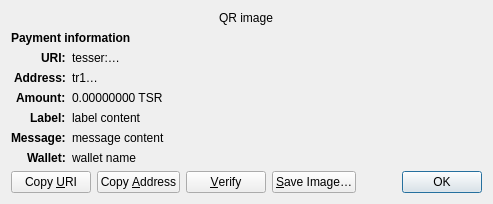
<?xml version="1.0" encoding="UTF-8"?>
<ui version="4.0">
 <class>ReceiveRequestDialog</class>
 <widget class="QDialog" name="ReceiveRequestDialog">
  <property name="geometry">
   <rect>
    <x>0</x>
    <y>0</y>
    <width>413</width>
    <height>229</height>
   </rect>
  </property>
  <property name="windowTitle">
   <string>Request payment to …</string>
  </property>
  <layout class="QGridLayout" name="gridLayout" columnstretch="0,1">
   <property name="sizeConstraint">
    <enum>QLayout::SetFixedSize</enum>
   </property>
   <item row="0" column="0" colspan="2" alignment="Qt::AlignHCenter">
    <widget class="QRImageWidget" name="qr_code">
     <property name="text">
      <string notr="true">QR image</string>
     </property>
     <property name="textInteractionFlags">
      <set>Qt::NoTextInteraction</set>
     </property>
    </widget>
   </item>
   <item row="1" column="0" colspan="2">
    <widget class="QLabel" name="payment_header">
     <property name="font">
      <font>
       <weight>75</weight>
       <bold>true</bold>
      </font>
     </property>
     <property name="text">
      <string>Payment information</string>
     </property>
     <property name="textInteractionFlags">
      <set>Qt::NoTextInteraction</set>
     </property>
    </widget>
   </item>
   <item row="2" column="0" alignment="Qt::AlignRight|Qt::AlignTop">
    <widget class="QLabel" name="uri_tag">
     <property name="font">
      <font>
       <weight>75</weight>
       <bold>true</bold>
      </font>
     </property>
     <property name="text">
      <string notr="true">URI:</string>
     </property>
     <property name="textFormat">
      <enum>Qt::PlainText</enum>
     </property>
     <property name="textInteractionFlags">
      <set>Qt::NoTextInteraction</set>
     </property>
    </widget>
   </item>
   <item row="2" column="1" alignment="Qt::AlignTop">
    <widget class="QLabel" name="uri_content">
     <property name="text">
      <string notr="true">tesser:…</string>
     </property>
     <property name="textFormat">
      <enum>Qt::RichText</enum>
     </property>
     <property name="wordWrap">
      <bool>true</bool>
     </property>
     <property name="textInteractionFlags">
      <set>Qt::TextSelectableByMouse</set>
     </property>
    </widget>
   </item>
   <item row="3" column="0" alignment="Qt::AlignRight|Qt::AlignTop">
    <widget class="QLabel" name="address_tag">
     <property name="font">
      <font>
       <weight>75</weight>
       <bold>true</bold>
      </font>
     </property>
     <property name="text">
      <string>Address:</string>
     </property>
     <property name="textInteractionFlags">
      <set>Qt::NoTextInteraction</set>
     </property>
    </widget>
   </item>
   <item row="3" column="1" alignment="Qt::AlignTop">
    <widget class="QLabel" name="address_content">
     <property name="text">
      <string notr="true">tr1…</string>
     </property>
     <property name="textFormat">
      <enum>Qt::PlainText</enum>
     </property>
     <property name="textInteractionFlags">
      <set>Qt::TextSelectableByMouse</set>
     </property>
    </widget>
   </item>
   <item row="4" column="0" alignment="Qt::AlignRight|Qt::AlignTop">
    <widget class="QLabel" name="amount_tag">
     <property name="font">
      <font>
       <weight>75</weight>
       <bold>true</bold>
      </font>
     </property>
     <property name="text">
      <string>Amount:</string>
     </property>
     <property name="textInteractionFlags">
      <set>Qt::NoTextInteraction</set>
     </property>
    </widget>
   </item>
   <item row="4" column="1" alignment="Qt::AlignTop">
    <widget class="QLabel" name="amount_content">
     <property name="text">
      <string notr="true">0.00000000 TSR</string>
     </property>
     <property name="textFormat">
      <enum>Qt::PlainText</enum>
     </property>
     <property name="textInteractionFlags">
      <set>Qt::TextSelectableByMouse</set>
     </property>
    </widget>
   </item>
   <item row="5" column="0" alignment="Qt::AlignRight|Qt::AlignTop">
    <widget class="QLabel" name="label_tag">
     <property name="font">
      <font>
       <weight>75</weight>
       <bold>true</bold>
      </font>
     </property>
     <property name="text">
      <string>Label:</string>
     </property>
     <property name="textInteractionFlags">
      <set>Qt::NoTextInteraction</set>
     </property>
    </widget>
   </item>
   <item row="5" column="1" alignment="Qt::AlignTop">
    <widget class="QLabel" name="label_content">
     <property name="text">
      <string notr="true">label content</string>
     </property>
     <property name="textFormat">
      <enum>Qt::PlainText</enum>
     </property>
     <property name="wordWrap">
      <bool>true</bool>
     </property>
     <property name="textInteractionFlags">
      <set>Qt::TextSelectableByMouse</set>
     </property>
    </widget>
   </item>
   <item row="6" column="0" alignment="Qt::AlignRight|Qt::AlignTop">
    <widget class="QLabel" name="message_tag">
     <property name="font">
      <font>
       <weight>75</weight>
       <bold>true</bold>
      </font>
     </property>
     <property name="text">
      <string>Message:</string>
     </property>
     <property name="textInteractionFlags">
      <set>Qt::NoTextInteraction</set>
     </property>
    </widget>
   </item>
   <item row="6" column="1" alignment="Qt::AlignTop">
    <widget class="QLabel" name="message_content">
     <property name="text">
      <string notr="true">message content</string>
     </property>
     <property name="textFormat">
      <enum>Qt::PlainText</enum>
     </property>
     <property name="wordWrap">
      <bool>true</bool>
     </property>
     <property name="textInteractionFlags">
      <set>Qt::TextSelectableByMouse</set>
     </property>
    </widget>
   </item>
   <item row="7" column="0" alignment="Qt::AlignRight|Qt::AlignTop">
    <widget class="QLabel" name="wallet_tag">
     <property name="font">
      <font>
       <weight>75</weight>
       <bold>true</bold>
      </font>
     </property>
     <property name="text">
      <string>Wallet:</string>
     </property>
     <property name="textInteractionFlags">
      <set>Qt::NoTextInteraction</set>
     </property>
    </widget>
   </item>
   <item row="7" column="1" alignment="Qt::AlignTop">
    <widget class="QLabel" name="wallet_content">
     <property name="text">
      <string notr="true">wallet name</string>
     </property>
     <property name="textFormat">
      <enum>Qt::PlainText</enum>
     </property>
     <property name="wordWrap">
      <bool>true</bool>
     </property>
     <property name="textInteractionFlags">
      <set>Qt::TextSelectableByMouse</set>
     </property>
    </widget>
   </item>
   <item row="8" column="0" colspan="2">
    <layout class="QHBoxLayout" name="horizontalLayout">
     <item>
      <widget class="QPushButton" name="btnCopyURI">
       <property name="text">
        <string>Copy &amp;URI</string>
       </property>
       <property name="autoDefault">
        <bool>false</bool>
       </property>
      </widget>
     </item>
     <item>
      <widget class="QPushButton" name="btnCopyAddress">
       <property name="text">
        <string>Copy &amp;Address</string>
       </property>
       <property name="autoDefault">
        <bool>false</bool>
       </property>
      </widget>
     </item>
     <item>
      <widget class="QPushButton" name="btnVerify">
       <property name="text">
        <string>&amp;Verify</string>
       </property>
       <property name="toolTip">
        <string>Verify this address on e.g. a hardware wallet screen</string>
       </property>
       <property name="autoDefault">
        <bool>false</bool>
       </property>
      </widget>
     </item>
     <item>
      <widget class="QPushButton" name="btnSaveAs">
       <property name="text">
        <string>&amp;Save Image…</string>
       </property>
       <property name="autoDefault">
        <bool>false</bool>
       </property>
      </widget>
     </item>
     <item>
      <spacer name="horizontalSpacer_2">
       <property name="orientation">
        <enum>Qt::Horizontal</enum>
       </property>
       <property name="sizeHint" stdset="0">
        <size>
         <width>40</width>
         <height>20</height>
        </size>
       </property>
      </spacer>
     </item>
     <item>
      <widget class="QDialogButtonBox" name="buttonBox">
       <property name="focusPolicy">
        <enum>Qt::StrongFocus</enum>
       </property>
       <property name="standardButtons">
        <set>QDialogButtonBox::Ok</set>
       </property>
      </widget>
     </item>
    </layout>
   </item>
  </layout>
 </widget>
 <customwidgets>
  <customwidget>
   <class>QRImageWidget</class>
   <extends>QLabel</extends>
   <header>qt/qrimagewidget.h</header>
  </customwidget>
 </customwidgets>
 <tabstops>
  <tabstop>buttonBox</tabstop>
  <tabstop>btnCopyURI</tabstop>
  <tabstop>btnCopyAddress</tabstop>
  <tabstop>btnSaveAs</tabstop>
 </tabstops>
 <resources/>
 <connections>
  <connection>
   <sender>buttonBox</sender>
   <signal>accepted()</signal>
   <receiver>ReceiveRequestDialog</receiver>
   <slot>accept()</slot>
   <hints>
    <hint type="sourcelabel">
     <x>135</x>
     <y>230</y>
    </hint>
    <hint type="destinationlabel">
     <x>135</x>
     <y>126</y>
    </hint>
   </hints>
  </connection>
 </connections>
</ui>
